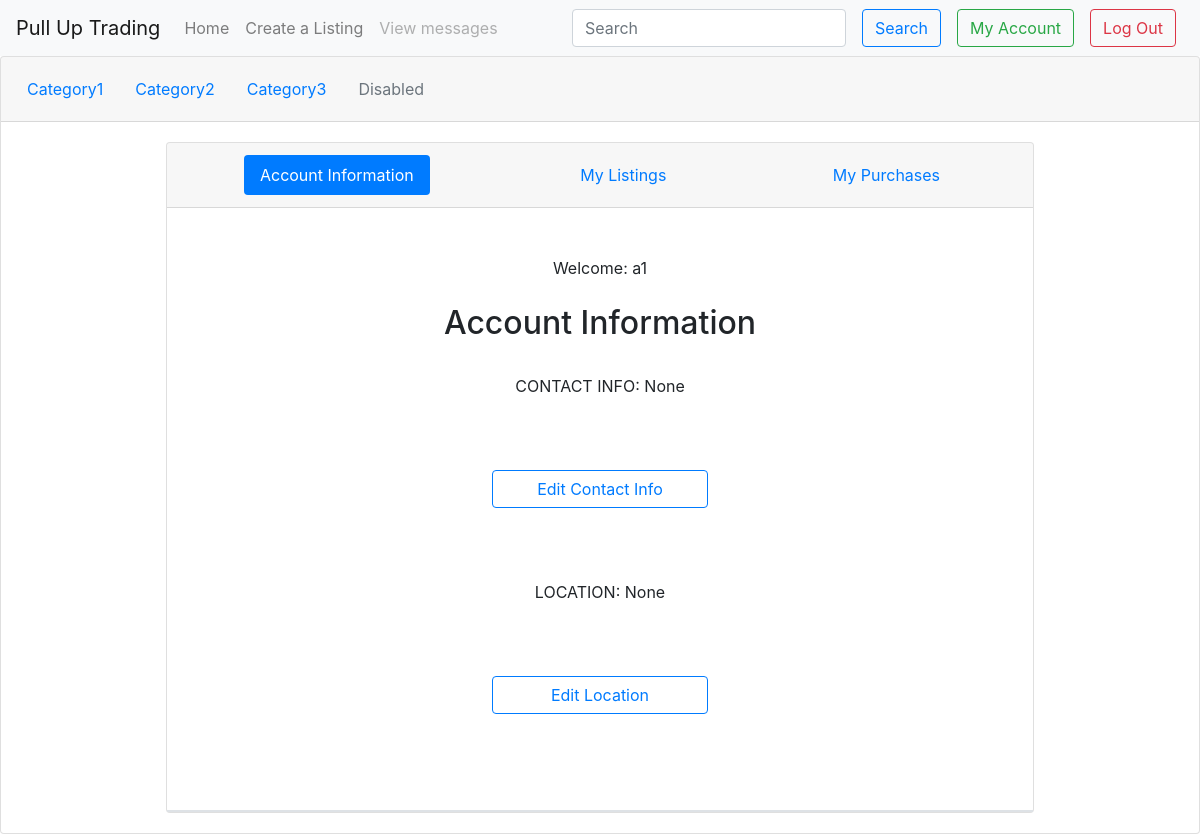
/profile (signed in), run on an earlier commit of the app's database.
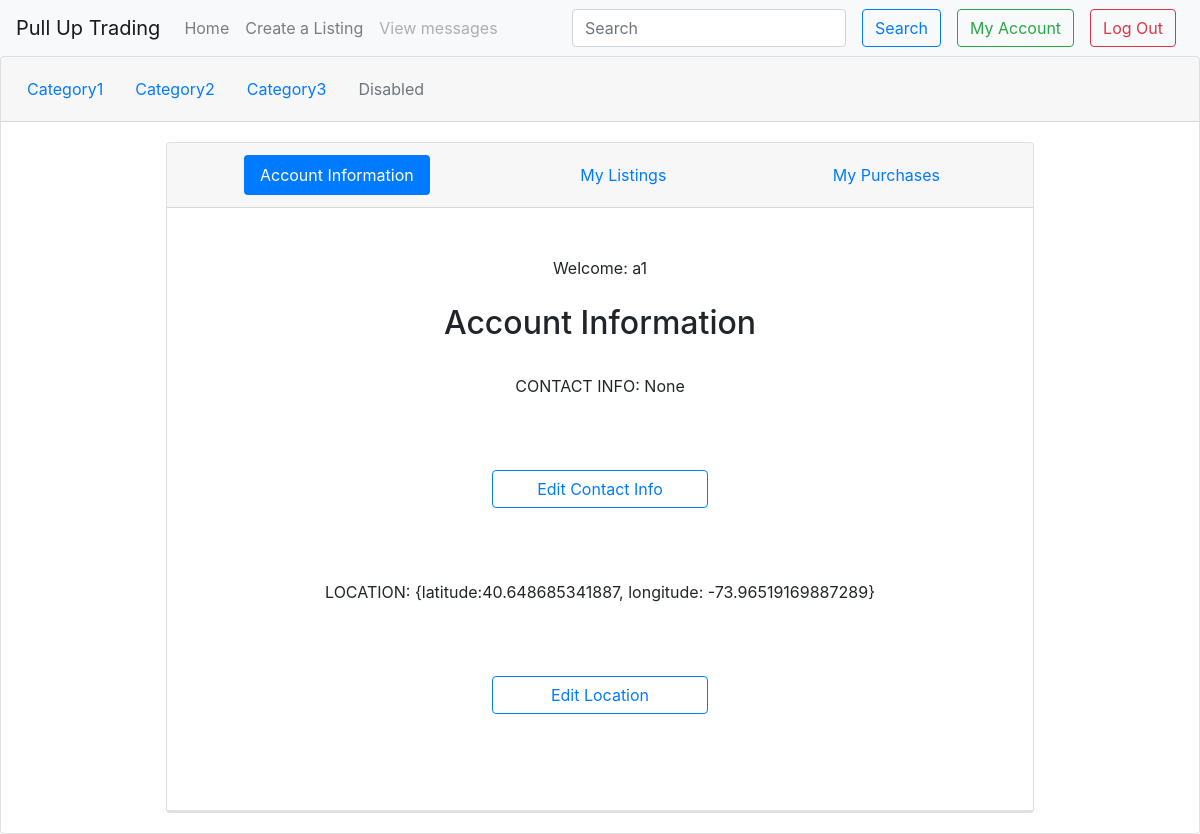
And on a later commit of the database.
### tables this page shows
CREATE TABLE users(id integer, username text, password text, location text, contactInfo text);

### __init__.py (the view, shortened to what this page needs)
@app.route('/profile', methods=['GET', 'POST'])
def profile():
    if request.method == 'GET':
        arr = getUserInfo(session['username'])
        print(arr)
        if len(request.args) > 0:
            if request.args['mType']=='0':
                return render_template('profileInfo.html', userInfo=arr, success='Updated Location')
            elif request.args['mType']=='1':
                return render_template('profileInfo.html', userInfo=arr, success='Updated Contact Info')
        return render_template('profileInfo.html', userInfo=arr)

### data/dbfunc.py (called while the page is built)
def getUserInfo(user):
    db = sqlite3.connect(DB_FILE)
    c = db.cursor()
    if isinstance(user, str):
        arr = c.execute('SELECT * FROM users WHERE username=\"{}\";'.format(user)).fetchall()
    else:
        arr = c.execute('SELECT * FROM users WHERE id={};'.format(user)).fetchall()
    return arr[0]

### templates/profileInfo.html (shortened to what this page needs)
{% extends "base.html" %}
{% block body %}
<div class="card-header">
  <ul class="nav nav-pills card-header-pills">
    <li class="mx-auto nav-item">
      <a class="nav-link active" href="/profile">Account Information</a>
    </li>
    <li class="mx-auto nav-item">
      <a class="nav-link" href="/profile/myListings/active">My Listings</a>
    </li>
    <li class="mx-auto nav-item">
      <a class="nav-link" href="/profile/myPurchases">My Purchases</a>
    </li>
  </ul>
</div>
<br>
<p class="mx-auto my-4"> Welcome: {{ session['username'] }}</p>
<h2>Account Information</h2>
<p class="mx-auto my-4"> CONTACT INFO: {{ userInfo[4] }}</p>
<button id="infoButton" class="btn btn-outline-primary w-25 mx-auto my-5 text-primary">Edit Contact Info</button>
<p class="mx-auto my-4"> LOCATION: {{ userInfo[3] }}</p>
<button id="locationButton" class="btn btn-outline-primary w-25 mx-auto my-5 text-primary">Edit Location</button>
<br>
<br>
<div class="border"></div>
{% endblock %}

### templates/base.html (shortened to what this page needs)
<!doctype html>
<html lang="en">
<head>
  <link rel="stylesheet" href="https://stackpath.bootstrapcdn.com/bootstrap/4.1.3/css/bootstrap.min.css">
  <nav class="navbar navbar-expand-lg navbar-light bg-light">
    <div class="collapse navbar-collapse" id="navbarTogglerDemo01">
      <a class="navbar-brand" href="/">Pull Up Trading</a>
      <ul class="navbar-nav mr-auto mt-2 mt-lg-0">
        {% if 'username' in session %}
        <li class="nav-item">
          <a class="nav-link" href="/createListing">Home</a>
        </li>
        <li class="nav-item">
          <a class="nav-link" href="/createListing">Create a Listing</a>
        </li>
        <li class="nav-item">
          <a class="nav-link disabled" href="#">View messages</a>
        </li>
        {% endif %}
      </ul>
      <form class="form-inline my-2 my-lg-0">
        {% if 'username' not in session %}
        <a class="btn btn-outline-success my-2 my-sm-0 text-success mx-2" href="/login">Login</a>
        <a class="btn btn-outline-danger my-2 my-sm-0 text-danger mx-2" href="/register">Sign Up</a>
        {% else %}
        <input class="form-control mr-sm-2" type="search" placeholder="Search" aria-label="Search">
        <button class="btn btn-outline-primary my-2 my-sm-0 mx-2" type="submit">Search</button>
        <a class="btn btn-outline-success my-2 my-sm-0 text-success mx-2" href="/profile">My Account</a>
        <a class="btn btn-outline-danger my-2 my-sm-0 text-danger mx-2" href="/logOut">Log Out</a>
        {% endif %}
      </form>
    </div>
  </nav>
</head>
<body>
  <div class="card text-center h-100">
    {% if 'username' in session %}
    <div class="card-header">
      <ul class="nav nav-pills card-header-pills">
        <li class="nav-item">
          <a class="nav-link" href="#">Category1</a>
        </li>
        <li class="nav-item">
          <a class="nav-link" href="#">Category2</a>
        </li>
        <li class="nav-item">
          <a class="nav-link" href="#">Category3</a>
        </li>
        <li class="nav-item">
          <a class="nav-link disabled" href="#" tabindex="-1" aria-disabled="true">Disabled</a>
        </li>
      </ul>
    </div>
    {% endif %}
    <div class="card-body center-block h-100">
      <div class="card text-center w-75 h-100 mx-auto">
        {% block body %}
        {% endblock %}
      </div>
    </div>
  </div>
</body>
</html>

What changed in the data, as far as the page shows it:
now on this page (row edited): users: location "{latitude:40.648685341887, longitude: -73.96519169887289}"
Also different on the page:
{{ userInfo[3] }}: "None" → (not shown)
